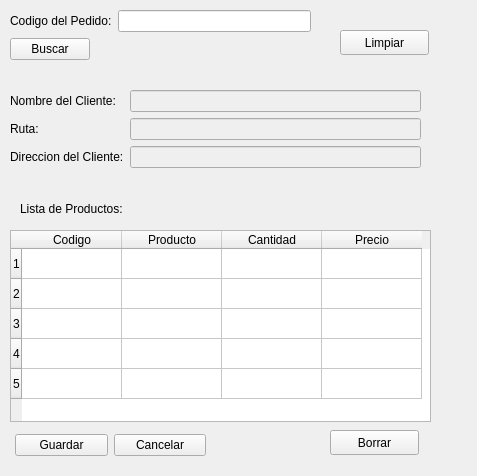
<?xml version="1.0" encoding="UTF-8"?>
<ui version="4.0">
 <class>Form</class>
 <widget class="QWidget" name="Form">
  <property name="geometry">
   <rect>
    <x>0</x>
    <y>0</y>
    <width>477</width>
    <height>476</height>
   </rect>
  </property>
  <property name="windowTitle">
   <string>Editar Pedido</string>
  </property>
  <widget class="QWidget" name="formLayoutWidget">
   <property name="geometry">
    <rect>
     <x>10</x>
     <y>10</y>
     <width>301</width>
     <height>71</height>
    </rect>
   </property>
   <layout class="QFormLayout" name="formLayout">
    <item row="0" column="0">
     <widget class="QLabel" name="label">
      <property name="text">
       <string>Codigo del Pedido:</string>
      </property>
     </widget>
    </item>
    <item row="0" column="1">
     <widget class="QLineEdit" name="lineEdit"/>
    </item>
    <item row="1" column="0">
     <widget class="QPushButton" name="pushButton">
      <property name="text">
       <string>Buscar</string>
      </property>
     </widget>
    </item>
   </layout>
  </widget>
  <widget class="QWidget" name="formLayoutWidget_2">
   <property name="geometry">
    <rect>
     <x>10</x>
     <y>90</y>
     <width>411</width>
     <height>89</height>
    </rect>
   </property>
   <layout class="QFormLayout" name="formLayout_2">
    <item row="0" column="0">
     <widget class="QLabel" name="label_2">
      <property name="text">
       <string>Nombre del Cliente:</string>
      </property>
     </widget>
    </item>
    <item row="0" column="1">
     <widget class="QLineEdit" name="lineEdit_2">
      <property name="enabled">
       <bool>false</bool>
      </property>
     </widget>
    </item>
    <item row="1" column="0">
     <widget class="QLabel" name="label_3">
      <property name="text">
       <string>Ruta:</string>
      </property>
     </widget>
    </item>
    <item row="1" column="1">
     <widget class="QLineEdit" name="lineEdit_3">
      <property name="enabled">
       <bool>false</bool>
      </property>
     </widget>
    </item>
    <item row="2" column="0">
     <widget class="QLabel" name="label_4">
      <property name="text">
       <string>Direccion del Cliente:</string>
      </property>
     </widget>
    </item>
    <item row="2" column="1">
     <widget class="QLineEdit" name="lineEdit_4">
      <property name="enabled">
       <bool>false</bool>
      </property>
     </widget>
    </item>
   </layout>
  </widget>
  <widget class="QTableWidget" name="tableWidget">
   <property name="geometry">
    <rect>
     <x>10</x>
     <y>230</y>
     <width>421</width>
     <height>192</height>
    </rect>
   </property>
   <property name="rowCount">
    <number>5</number>
   </property>
   <row/>
   <row/>
   <row/>
   <row/>
   <row/>
   <column>
    <property name="text">
     <string>Codigo</string>
    </property>
   </column>
   <column>
    <property name="text">
     <string>Producto</string>
    </property>
   </column>
   <column>
    <property name="text">
     <string>Cantidad</string>
    </property>
   </column>
   <column>
    <property name="text">
     <string>Precio</string>
    </property>
   </column>
  </widget>
  <widget class="QLabel" name="label_5">
   <property name="geometry">
    <rect>
     <x>20</x>
     <y>200</y>
     <width>151</width>
     <height>17</height>
    </rect>
   </property>
   <property name="text">
    <string>Lista de Productos:</string>
   </property>
  </widget>
  <widget class="QWidget" name="horizontalLayoutWidget">
   <property name="geometry">
    <rect>
     <x>15</x>
     <y>430</y>
     <width>191</width>
     <height>31</height>
    </rect>
   </property>
   <layout class="QHBoxLayout" name="horizontalLayout">
    <item>
     <widget class="QPushButton" name="pushButton_2">
      <property name="text">
       <string>Guardar</string>
      </property>
     </widget>
    </item>
    <item>
     <widget class="QPushButton" name="pushButton_3">
      <property name="text">
       <string>Cancelar</string>
      </property>
     </widget>
    </item>
   </layout>
  </widget>
  <widget class="QPushButton" name="pushButton_4">
   <property name="geometry">
    <rect>
     <x>330</x>
     <y>430</y>
     <width>89</width>
     <height>25</height>
    </rect>
   </property>
   <property name="text">
    <string>Borrar</string>
   </property>
  </widget>
  <widget class="QPushButton" name="pushButton_5">
   <property name="geometry">
    <rect>
     <x>340</x>
     <y>30</y>
     <width>89</width>
     <height>25</height>
    </rect>
   </property>
   <property name="text">
    <string>Limpiar</string>
   </property>
  </widget>
 </widget>
 <resources/>
 <connections>
  <connection>
   <sender>lineEdit</sender>
   <signal>returnPressed()</signal>
   <receiver>pushButton</receiver>
   <slot>click()</slot>
   <hints>
    <hint type="sourcelabel">
     <x>227</x>
     <y>23</y>
    </hint>
    <hint type="destinationlabel">
     <x>50</x>
     <y>54</y>
    </hint>
   </hints>
  </connection>
  <connection>
   <sender>pushButton</sender>
   <signal>clicked()</signal>
   <receiver>Form</receiver>
   <slot>searchOrder()</slot>
   <hints>
    <hint type="sourcelabel">
     <x>50</x>
     <y>54</y>
    </hint>
    <hint type="destinationlabel">
     <x>238</x>
     <y>237</y>
    </hint>
   </hints>
  </connection>
  <connection>
   <sender>tableWidget</sender>
   <signal>cellChanged(int,int)</signal>
   <receiver>Form</receiver>
   <slot>enterProductCode()</slot>
   <hints>
    <hint type="sourcelabel">
     <x>220</x>
     <y>325</y>
    </hint>
    <hint type="destinationlabel">
     <x>238</x>
     <y>237</y>
    </hint>
   </hints>
  </connection>
  <connection>
   <sender>pushButton_2</sender>
   <signal>clicked()</signal>
   <receiver>Form</receiver>
   <slot>saveOrder()</slot>
   <hints>
    <hint type="sourcelabel">
     <x>61</x>
     <y>445</y>
    </hint>
    <hint type="destinationlabel">
     <x>238</x>
     <y>237</y>
    </hint>
   </hints>
  </connection>
  <connection>
   <sender>pushButton_3</sender>
   <signal>clicked()</signal>
   <receiver>Form</receiver>
   <slot>close()</slot>
   <hints>
    <hint type="sourcelabel">
     <x>159</x>
     <y>445</y>
    </hint>
    <hint type="destinationlabel">
     <x>238</x>
     <y>237</y>
    </hint>
   </hints>
  </connection>
  <connection>
   <sender>pushButton_4</sender>
   <signal>clicked()</signal>
   <receiver>Form</receiver>
   <slot>eraseLastInput()</slot>
   <hints>
    <hint type="sourcelabel">
     <x>374</x>
     <y>442</y>
    </hint>
    <hint type="destinationlabel">
     <x>238</x>
     <y>237</y>
    </hint>
   </hints>
  </connection>
  <connection>
   <sender>pushButton_5</sender>
   <signal>clicked()</signal>
   <receiver>Form</receiver>
   <slot>resetFields()</slot>
   <hints>
    <hint type="sourcelabel">
     <x>384</x>
     <y>42</y>
    </hint>
    <hint type="destinationlabel">
     <x>238</x>
     <y>237</y>
    </hint>
   </hints>
  </connection>
 </connections>
 <slots>
  <slot>enterProductCode()</slot>
  <slot>searchOrder()</slot>
  <slot>saveOrder()</slot>
  <slot>eraseLastInput()</slot>
  <slot>resetFields()</slot>
 </slots>
</ui>
